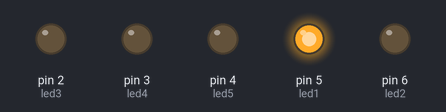
The sketch below on a simulated Arduino Uno, built with avr-gcc and run on an emulated ATmega328P. On the bench: output pins drawn as LEDs (lit = HIGH).

Above: at 0.2 s.
At 1.2 s:
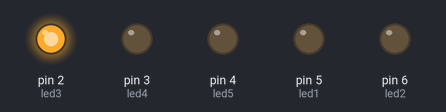
At 1.7 s:
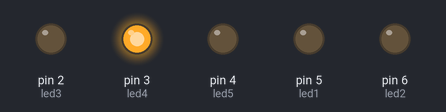
At 3.2 s:
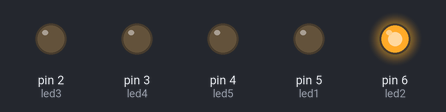
At 4.7 s:
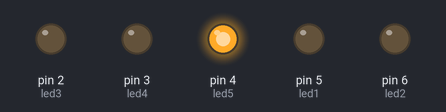
Timing chart, 0 to 5.8 s (numbered marks = the images above):
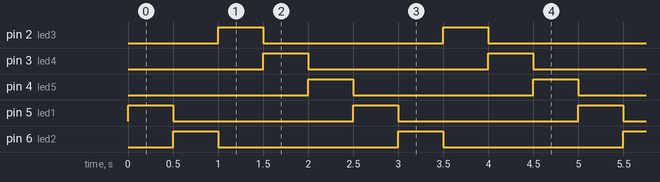

Measured:
- by itself, pin 2 (led3), pin 3 (led4), pin 4 (led5), pin 5 (led1), pin 6 (led2): alternates HIGH for 0.50 s and LOW for 2.0 s
- by itself, everything shown: repeats every 2.5 s, in 5 steps

The sketch:

sketch_feb24a.ino
```cpp
#define led1 5
#define led2 6
#define led4 3
#define led3 2
#define led5 4


void setup() {
  // put your setup code here, to run once:
  pinMode(led1, OUTPUT);
  pinMode(led2,OUTPUT);
  pinMode(led3, OUTPUT);
  pinMode(led4,OUTPUT);
  pinMode(led5, OUTPUT);
}

void loop() {
  // put your main code here, to run repeatedly:
  digitalWrite(led1,HIGH);
  digitalWrite(led2,LOW);
  digitalWrite(led3,LOW);
  digitalWrite(led4,LOW);
  digitalWrite(led5,LOW);
  delay(500);
  digitalWrite(led1,LOW);
  digitalWrite(led2,HIGH);
  digitalWrite(led3,LOW);
  digitalWrite(led4,LOW);
  digitalWrite(led5,LOW);
  delay(500);
  digitalWrite(led1,LOW);
  digitalWrite(led2,LOW);
  digitalWrite(led3,HIGH);
  digitalWrite(led4,LOW);
  digitalWrite(led5,LOW);
  delay(500);
  digitalWrite(led1,LOW);
  digitalWrite(led2,LOW);
  digitalWrite(led3,LOW);
  digitalWrite(led4,HIGH);
  digitalWrite(led5,LOW);
  delay(500);
  digitalWrite(led1,LOW);
  digitalWrite(led2,LOW);
  digitalWrite(led3,LOW);
  digitalWrite(led4,LOW);
  digitalWrite(led5,HIGH);
  delay(500);


}
```
